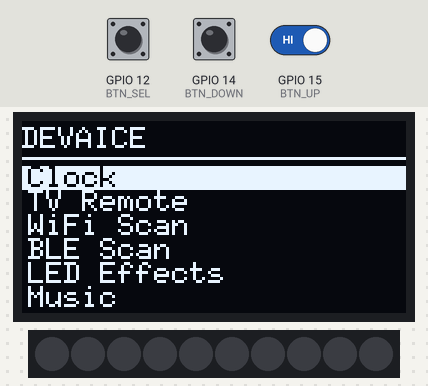
Bench run of a program on a simulated ESP32. Parts: 128×64 one-colour display, 10 RGB LEDs in strip order, left to right. Inputs (shaded band) come from the test bench; at power-on: GPIO 12 (BTN_SEL) HIGH, GPIO 14 (BTN_DOWN) HIGH, GPIO 15 (BTN_UP) HIGH. I2S audio is not simulated (input reads silence); storage starts empty; nothing arrives over Bluetooth unless stated; what the program prints to the serial monitor is not drawn.

Above: at 2.7 s.
2.8 s: GPIO 12 (BTN_SEL) pulled LOW for 1 s
At 3.21 s:
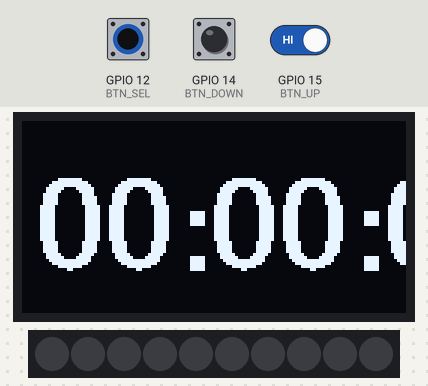
5.3 s: GPIO 14 (BTN_DOWN) pulled LOW for 3.2 s
At 9.4 s:
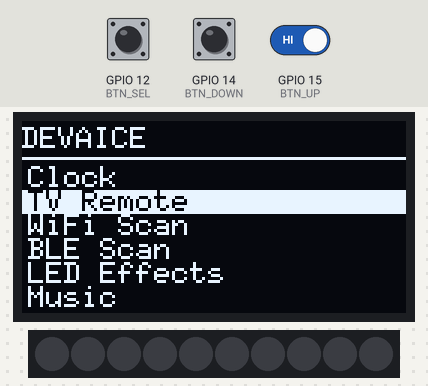
10.0 s: GPIO 12 (BTN_SEL) pulled LOW for 0.15 s
At 11.4 s:
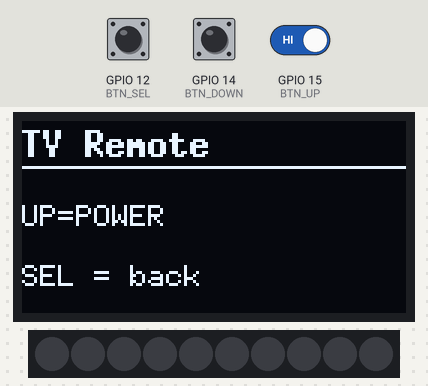
11.7 s: GPIO 12 (BTN_SEL) pulled LOW for 3.2 s
At 15.6 s:
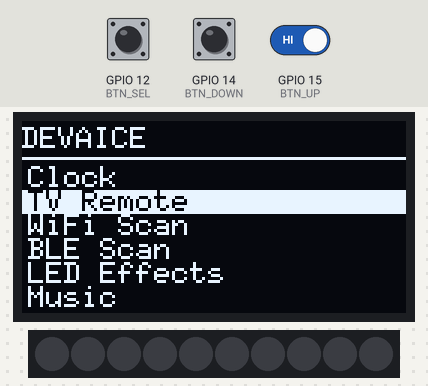
16.4 s: GPIO 12 (BTN_SEL) driven LOW and GPIO 15 (BTN_UP) driven LOW
At 17.78 s:
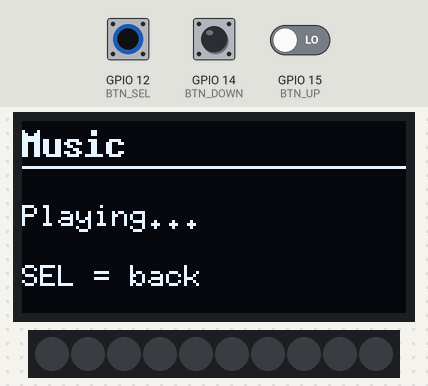
19.4 s: GPIO 12 (BTN_SEL) driven HIGH
Timing chart, 0 to 22.4 s (numbered marks = the images above; inputs shaded):
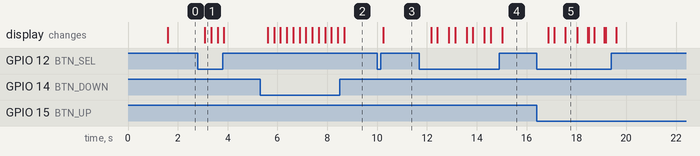

Measured:
- after the input at 2.8 s, the display: changes after 0.28 s (image 1)
- after the input at 5.3 s, the display: changes after 0.31 s (image 2)
- after the input at 10.0 s, the display: changes after 0.24 s (image 3)
- after the input at 11.7 s, the display: changes after 0.47 s (image 4)
- after the input at 16.4 s, the display: first changes after 0.46 s (image 5 shows a later state)
- what the display in image 5 shows lasts 0.5 s, from 17.5 s to 18.0 s

The program:

main.cpp
```cpp
#include <Arduino.h>
#include "config.h"
#include "core/display.h"
#include "core/buttons.h"
#include "core/clock.h"
#include "drivers/ir_driver.h"
#include "drivers/i2s_driver.h"
#include "drivers/led_driver.h"
#include "drivers/sd_driver.h"
#include "apps/app_tv.h"
#include "apps/app_wifi_scan.h"
#include "apps/app_ble_scan.h"
#include "apps/app_led.h"
#include "apps/app_music.h"

// ===== МЕНЮ =====
const char* menuItems[MENU_MAX_ITEMS] = {
    "Clock", "TV Remote", "WiFi Scan", "BLE Scan", "LED Effects", "Music"
};
int selected = 0;
int currentApp = -1;

// ===== ИНИЦИАЛИЗАЦИЯ =====
void setup() {
    Serial.begin(115200);
    Serial.println("DEVAICE v" VERSION);

    buttonsInit();
    displayInit();
    displaySplash();
    clockInit();
    irInit();
    i2sInit();
    ledInit();

    if (!sdInit()) Serial.println("SD init failed");
    Serial.println("Ready");
}

// ===== ГЛАВНЫЙ ЦИКЛ =====
void loop() {
    clockTick();

    if (currentApp == -1) {
        displayMenu(menuItems, MENU_MAX_ITEMS, selected);
        if (btnUpPressed())   selected = (selected - 1 + MENU_MAX_ITEMS) % MENU_MAX_ITEMS;
        if (btnDownPressed()) selected = (selected + 1) % MENU_MAX_ITEMS;
        if (btnSelPressed()) {
            currentApp = selected;
            switch (currentApp) {
                case 0: break;
                case 1: appTvEnter(); break;
                case 2: appWifiScanEnter(); break;
                case 3: appBleScanEnter(); break;
                case 4: appLedEnter(); break;
                case 5: appMusicEnter(); break;
            }
        }
    } else {
        switch (currentApp) {
            case 0:
                displayClock(clockGetHour(), clockGetMinute(), clockGetSecond());
                if (btnSelPressed()) currentApp = -1;
                break;
            case 1: appTvLoop();      if (btnSelPressed()) { appTvExit(); currentApp = -1; } break;
            case 2: appWifiScanLoop();if (btnSelPressed()) { appWifiScanExit(); currentApp = -1; } break;
            case 3: appBleScanLoop(); if (btnSelPressed()) { appBleScanExit(); currentApp = -1; } break;
            case 4: appLedLoop();     if (btnSelPressed()) { appLedExit(); currentApp = -1; } break;
            case 5: appMusicLoop();   if (btnSelPressed()) { appMusicExit(); currentApp = -1; } break;
        }
    }
    delay(30);
}
```

app_ble_scan.cpp
```cpp
#include "app_ble_scan.h"
#include <BLEDevice.h>
#include <BLEScan.h>
#include "../core/display.h"
#include "../core/buttons.h"
#include "config.h"

static String results[SCAN_MAX_RESULTS];
static int count = 0;

void appBleScanEnter() {
    displayApp("BLE Scan", "Scanning...");
    BLEDevice::init("");
    BLEScan* scan = BLEDevice::getScan();
    scan->setActiveScan(false);
    BLEScanResults res = scan->start(3, false);
    count = min((int)res.getCount(), SCAN_MAX_RESULTS);
    for (int i = 0; i < count; i++) {
        BLEAdvertisedDevice d = res.getDevice(i);
        results[i] = String(d.getName().c_str()) + " " + String(d.getRSSI());
    }
    scan->clearResults();
    BLEDevice::deinit();
}

void appBleScanLoop() {
    displayResults("BLE Devices", results, count);
    if (btnSelPressed()) return;
}

void appBleScanExit() {}
```

app_ble_scan.h
```cpp
#ifndef APP_BLE_SCAN_H
#define APP_BLE_SCAN_H

void appBleScanEnter();
void appBleScanLoop();
void appBleScanExit();

#endif
```

app_led.cpp
```cpp
#include "app_led.h"
#include "../drivers/led_driver.h"
#include "../core/display.h"
#include "../core/buttons.h"

static int mode = 0;

void appLedEnter() {
    mode = 0;
    ledSetMode(mode);
    displayApp("LED Effects", "UP = next");
}

void appLedLoop() {
    ledUpdate();
    if (btnUpPressed()) {
        mode = (mode + 1) % 4;
        ledSetMode(mode);
        const char* names[] = {"Rainbow", "Chase", "Breath", "Off"};
        displayApp("LED Effects", names[mode]);
    }
    if (btnSelPressed()) return;
}

void appLedExit() {
    ledSetMode(3);
    ledUpdate();
}
```

app_led.h
```cpp
#ifndef APP_LED_H
#define APP_LED_H

void appLedEnter();
void appLedLoop();
void appLedExit();

#endif
```

app_music.cpp
```cpp
#include "app_music.h"
#include "../drivers/i2s_driver.h"
#include "../core/display.h"
#include "../core/buttons.h"

void appMusicEnter() {
    displayApp("Music", "Playing...");
    i2sPlayWAV("/song.wav");
}

void appMusicLoop() {
    if (btnSelPressed()) return;
}

void appMusicExit() {}
```

app_music.h
```cpp
#ifndef APP_MUSIC_H
#define APP_MUSIC_H

void appMusicEnter();
void appMusicLoop();
void appMusicExit();

#endif
```

app_tv.cpp
```cpp
#include "app_tv.h"
#include "ir_driver.h"
#include "../core/display.h"
#include "../core/buttons.h"

void appTvEnter() {
    displayApp("TV Remote", "UP=POWER");
}

void appTvLoop() {
    if (btnUpPressed())    irSendPower();
    if (btnDownPressed())  irSendVolumeUp();
    if (btnSelPressed())   return;
}

void appTvExit() {}
```

app_tv.h
```cpp
#ifndef APP_TV_H
#define APP_TV_H

void appTvEnter();
void appTvLoop();
void appTvExit();

#endif
```

app_wifi_scan.cpp
```cpp
#include "app_wifi_scan.h"
#include <WiFi.h>
#include "../core/display.h"
#include "../core/buttons.h"
#include "config.h"

static String results[SCAN_MAX_RESULTS];
static int count = 0;

void appWifiScanEnter() {
    displayApp("WiFi Scan", "Scanning...");
    WiFi.mode(WIFI_STA);
    WiFi.disconnect();
    delay(100);
    int n = WiFi.scanNetworks();
    count = min(n, SCAN_MAX_RESULTS);
    for (int i = 0; i < count; i++) {
        results[i] = WiFi.SSID(i) + " " + String(WiFi.RSSI(i)) + "dB";
    }
    WiFi.scanDelete();
}

void appWifiScanLoop() {
    displayResults("WiFi Networks", results, count);
    if (btnSelPressed()) return;
}

void appWifiScanExit() {}
```

app_wifi_scan.h
```cpp
#ifndef APP_WIFI_SCAN_H
#define APP_WIFI_SCAN_H

void appWifiScanEnter();
void appWifiScanLoop();
void appWifiScanExit();

#endif
```

clock.cpp
```cpp
#include "clock.h"
#include <Arduino.h>

static unsigned long lastSecond = 0;
static int hr = 0, mn = 0, sc = 0;

void clockInit() {
    lastSecond = millis();
}

void clockTick() {
    if (millis() - lastSecond >= 1000) {
        lastSecond = millis();
        sc++;
        if (sc >= 60) { sc = 0; mn++; }
        if (mn >= 60) { mn = 0; hr++; }
        if (hr >= 24) hr = 0;
    }
}

int clockGetHour()   { return hr; }
int clockGetMinute() { return mn; }
int clockGetSecond() { return sc; }
```

buttons.cpp
```cpp
#include "buttons.h"
#include "config.h"
#include <Arduino.h>

void buttonsInit() {
    pinMode(BTN_UP, INPUT_PULLUP);
    pinMode(BTN_DOWN, INPUT_PULLUP);
    pinMode(BTN_SEL, INPUT_PULLUP);
}

bool btnUpPressed() {
    if (digitalRead(BTN_UP) == LOW) { delay(200); return true; }
    return false;
}

bool btnDownPressed() {
    if (digitalRead(BTN_DOWN) == LOW) { delay(200); return true; }
    return false;
}

bool btnSelPressed() {
    if (digitalRead(BTN_SEL) == LOW) { delay(200); return true; }
    return false;
}
```

buttons.h
```cpp
#ifndef BUTTONS_H
#define BUTTONS_H

void buttonsInit();
bool btnUpPressed();
bool btnDownPressed();
bool btnSelPressed();

#endif
```

clock.h
```cpp
#ifndef CLOCK_H
#define CLOCK_H

void clockInit();
void clockTick();
int clockGetHour();
int clockGetMinute();
int clockGetSecond();

#endif
```

display.cpp
```cpp
#include "display.h"
#include <Arduino.h>

U8G2_SSD1306_128X64_NONAME_F_HW_I2C u8g2(U8G2_R0, U8X8_PIN_NONE, OLED_SCL, OLED_SDA);

void displayInit() {
    u8g2.begin();
    u8g2.setFont(u8g2_font_6x10_tf);
}

void displaySplash() {
    u8g2.clearBuffer();
    u8g2.setFont(u8g2_font_7x13B_tf);
    u8g2.drawStr(20, 25, "DEVAICE");
    u8g2.setFont(u8g2_font_6x10_tf);
    u8g2.drawStr(35, 45, "v" VERSION);
    u8g2.sendBuffer();
    delay(1500);
}

void displayMenu(const char* items[], int count, int selected) {
    u8g2.clearBuffer();
    u8g2.setFont(u8g2_font_6x10_tf);
    u8g2.drawStr(0, 9, "DEVAICE");
    u8g2.drawHLine(0, 12, 128);
    for (int i = 0; i < count; i++) {
        int y = 22 + i * 8;
        if (i == selected) {
            u8g2.drawBox(0, y - 7, 128, 8);
            u8g2.setDrawColor(0);
            u8g2.drawStr(2, y, items[i]);
            u8g2.setDrawColor(1);
        } else {
            u8g2.drawStr(2, y, items[i]);
        }
    }
    u8g2.sendBuffer();
}

void displayClock(int h, int m, int s) {
    u8g2.clearBuffer();
    u8g2.setFont(u8g2_font_fub30_tf);
    char buf[10];
    sprintf(buf, "%02d:%02d:%02d", h, m, s);
    u8g2.drawStr(5, 50, buf);
    u8g2.sendBuffer();
}

void displayApp(const char* title, const char* status) {
    u8g2.clearBuffer();
    u8g2.setFont(u8g2_font_7x13B_tf);
    u8g2.drawStr(0, 12, title);
    u8g2.drawHLine(0, 15, 128);
    u8g2.setFont(u8g2_font_6x10_tf);
    u8g2.drawStr(0, 35, status);
    u8g2.drawStr(0, 55, "SEL = back");
    u8g2.sendBuffer();
}

void displayResults(const char* title, String results[], int count) {
    u8g2.clearBuffer();
    u8g2.setFont(u8g2_font_6x10_tf);
    u8g2.drawStr(0, 9, title);
    u8g2.drawHLine(0, 12, 128);
    for (int i = 0; i < min(count, 5); i++) {
        u8g2.drawStr(0, 24 + i * 9, results[i].c_str());
    }
    u8g2.sendBuffer();
}
```

display.h
```cpp
#ifndef DISPLAY_H
#define DISPLAY_H

#include <U8g2lib.h>
#include "config.h"

extern U8G2_SSD1306_128X64_NONAME_F_HW_I2C u8g2;

void displayInit();
void displayMenu(const char* items[], int count, int selected);
void displayClock(int h, int m, int s);
void displayApp(const char* title, const char* status);
void displayResults(const char* title, String results[], int count);
void displaySplash();

#endif
```

config.h
```cpp
#ifndef CONFIG_H
#define CONFIG_H

// ===== ПИНЫ =====
#define OLED_SDA   21
#define OLED_SCL   22
#define BTN_UP     15
#define BTN_DOWN   14
#define BTN_SEL    12
#define IR_LED     4
#define I2S_BCK    26
#define I2S_LRC    25
#define I2S_DIN    27
#define SD_CS      5
#define SD_MOSI    23
#define SD_MISO    19
#define SD_SCK     18
#define LED_PIN    13

// ===== КОНСТАНТЫ =====
#define LED_COUNT        10
#define SCAN_MAX_RESULTS 10
#define MENU_MAX_ITEMS   6
#define VERSION          "2.0.0"

#endif
```

i2s_driver.cpp
```cpp
#include "i2s_driver.h"
#include "config.h"
#include <driver/i2s.h>
#include <SD.h>

void i2sInit() {
    i2s_config_t cfg = {
        .mode = (i2s_mode_t)(I2S_MODE_MASTER | I2S_MODE_TX),
        .sample_rate = 44100,
        .bits_per_sample = I2S_BITS_PER_SAMPLE_16BIT,
        .channel_format = I2S_CHANNEL_FMT_ONLY_LEFT,
        .communication_format = I2S_COMM_FORMAT_STAND_I2S,
        .intr_alloc_flags = 0,
        .dma_buf_count = 8,
        .dma_buf_len = 256
    };
    i2s_pin_config_t pin = {
        .bck_io_num = I2S_BCK,
        .ws_io_num = I2S_LRC,
        .data_out_num = I2S_DIN,
        .data_in_num = I2S_PIN_NO_CHANGE
    };
    i2s_driver_install(I2S_NUM_0, &cfg, 0, NULL);
    i2s_set_pin(I2S_NUM_0, &pin);
}

void i2sPlayWAV(const char* filename) {
    File file = SD.open(filename);
    if (!file) return;
    file.seek(44);
    uint8_t buf[512];
    while (file.available()) {
        size_t bytes = file.read(buf, 512);
        size_t written;
        i2s_write(I2S_NUM_0, buf, bytes, &written, portMAX_DELAY);
    }
    file.close();
}
```

led_driver.cpp
```cpp
#include "led_driver.h"
#include "config.h"
#include <Adafruit_NeoPixel.h>

Adafruit_NeoPixel strip(LED_COUNT, LED_PIN, NEO_GRB + NEO_KHZ800);
static int currentMode = 0;
static int breathBright = 0;
static int breathDir = 5;
static int rainbowPos = 0;

void ledInit() {
    strip.begin();
    strip.show();
}

void ledSetMode(int mode) { currentMode = mode; }

void ledUpdate() {
    switch (currentMode) {
        case 0:
            for (int i = 0; i < LED_COUNT; i++)
                strip.setPixelColor(i, strip.ColorHSV((i * 65536L / LED_COUNT + rainbowPos) % 65536));
            rainbowPos += 256;
            strip.show();
            break;
        case 1:
            for (int i = 0; i < LED_COUNT; i++) strip.setPixelColor(i, 0);
            strip.setPixelColor((rainbowPos / 5000) % LED_COUNT, strip.Color(255, 0, 0));
            rainbowPos += 1;
            strip.show();
            break;
        case 2:
            breathBright += breathDir;
            if (breathBright >= 255 || breathBright <= 0) breathDir = -breathDir;
            for (int i = 0; i < LED_COUNT; i++)
                strip.setPixelColor(i, strip.Color(0, 0, breathBright));
            strip.show();
            break;
        case 3:
            for (int i = 0; i < LED_COUNT; i++) strip.setPixelColor(i, 0);
            strip.show();
            break;
    }
}
```

led_driver.h
```cpp
#ifndef LED_DRIVER_H
#define LED_DRIVER_H

void ledInit();
void ledSetMode(int mode);
void ledUpdate();

#endif
```

sd_driver.cpp
```cpp
#include "sd_driver.h"
#include "config.h"
#include <SD.h>

bool sdInit() {
    return SD.begin(SD_CS);
}
```

sd_driver.h
```cpp
#ifndef SD_DRIVER_H
#define SD_DRIVER_H

bool sdInit();

#endif
```

i2s_driver.h
```cpp
#ifndef I2S_DRIVER_H
#define I2S_DRIVER_H

void i2sInit();
void i2sPlayWAV(const char* filename);

#endif
```

ir_driver.cpp
```cpp
#include "ir_driver.h"
#include "config.h"

IRsend irsend(IR_LED);

// Пример кодов Samsung (замени на свои)
#define CODE_POWER       0xE0E040BF
#define CODE_VOL_UP      0xE0E0E01F
#define CODE_VOL_DOWN    0xE0E0D02F
#define CODE_CH_UP       0xE0E048B7
#define CODE_CH_DOWN     0xE0E008F7

void irInit() { irsend.begin(); }
void irSendPower()       { irsend.sendNEC(CODE_POWER, 32); }
void irSendVolumeUp()    { irsend.sendNEC(CODE_VOL_UP, 32); }
void irSendVolumeDown()  { irsend.sendNEC(CODE_VOL_DOWN, 32); }
void irSendChannelUp()   { irsend.sendNEC(CODE_CH_UP, 32); }
void irSendChannelDown() { irsend.sendNEC(CODE_CH_DOWN, 32); }
```

ir_driver.h
```cpp
#ifndef IR_DRIVER_H
#define IR_DRIVER_H

#include <IRremote.h>

void irInit();
void irSendPower();
void irSendVolumeUp();
void irSendVolumeDown();
void irSendChannelUp();
void irSendChannelDown();

#endif
```
